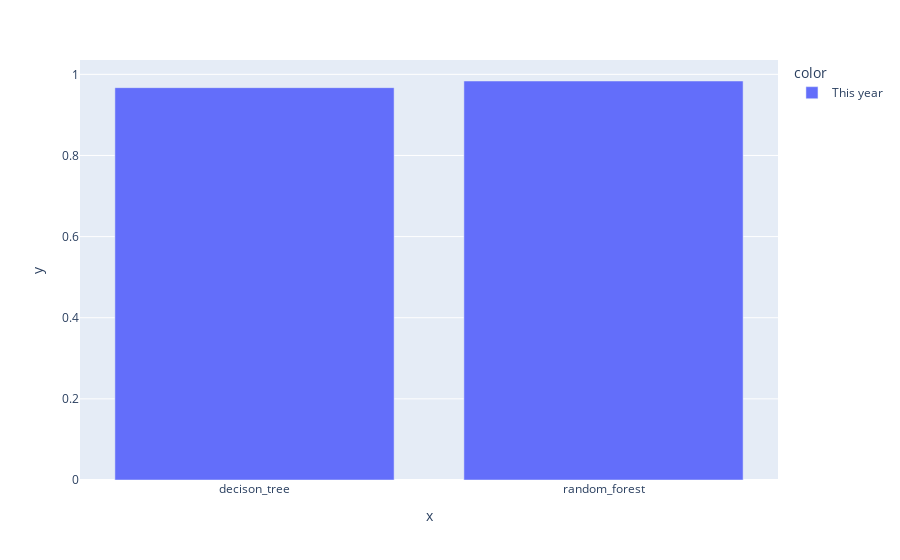

The notebook cell this image was saved under:
### Code cell
import plotly.express as px

models = ["decison_tree", "random_forest"]
fig = px.line(x=models, y=[d_test_accuracy, r_test_accuracy], color=px.Constant("This year"),labels=dict(x="models", y="accuracy", color="Time Period"))
fig.add_bar(x=models, y=[d_test_accuracy, r_test_accuracy])
fig = px.bar(x=models, y=[d_test_accuracy, r_test_accuracy], color=px.Constant("This year"))
fig.show()

### Figure 1 — Plotly figure (JSON) as saved in the notebook; plotly's stock layout.template omitted (floating-point values rounded to 4 significant figures)
{"data": [{"alignmentgroup": "True", "hovertemplate": "color=This year<br>x=%{x}<br>y=%{y}<extra></extra>", "legendgroup": "This year", "marker": {"color": "#636efa", "pattern": {"shape": ""}}, "name": "This year", "offsetgroup": "This year", "orientation": "v", "showlegend": true, "textposition": "auto", "type": "bar", "x": ["decison_tree", "random_forest"], "xaxis": "x", "y": [0.9672, 0.9836], "yaxis": "y"}], "layout": {"autosize": true, "barmode": "relative", "legend": {"title": {"text": "color"}, "tracegroupgap": 0}, "margin": {"t": 60}, "xaxis": {"anchor": "y", "autorange": true, "domain": [0, 1], "range": [-0.5, 1.5], "title": {"text": "x"}, "type": "category"}, "yaxis": {"anchor": "x", "autorange": true, "domain": [0, 1], "range": [0, 1.035], "title": {"text": "y"}, "type": "linear"}}}
